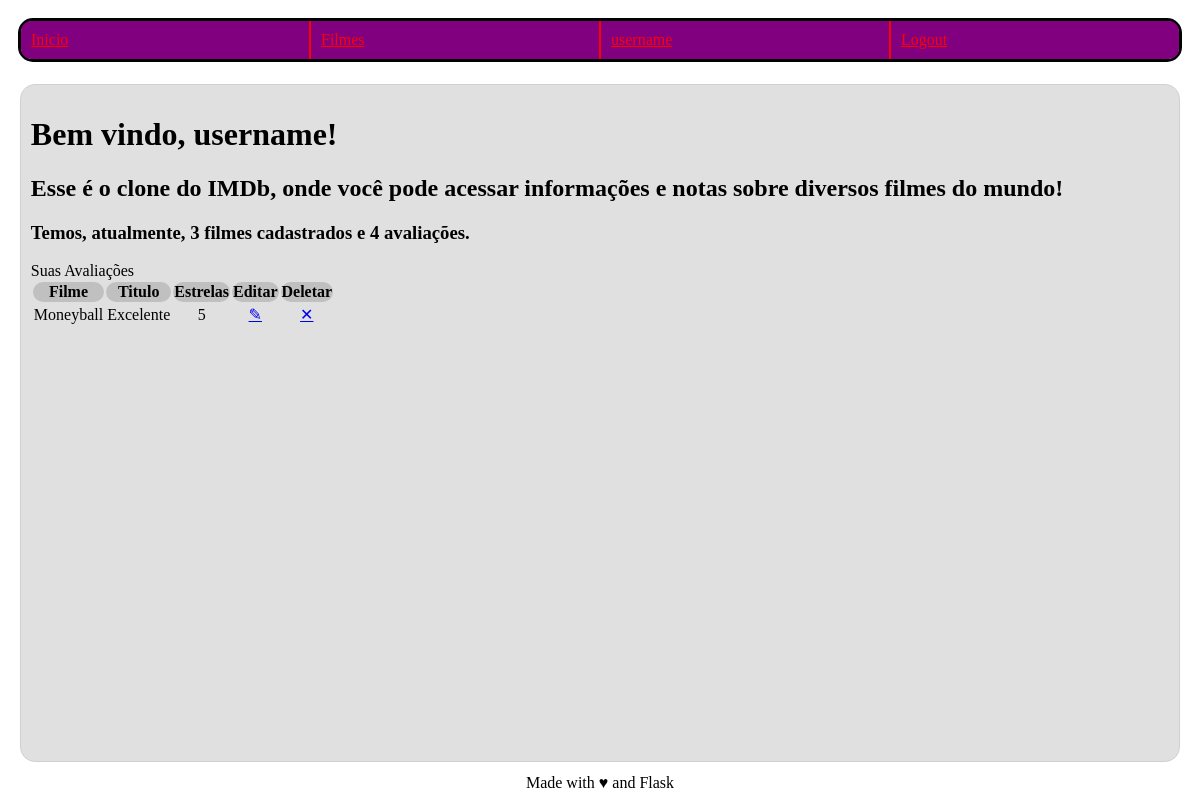
/ (signed in), run on the app's committed database.
### imdb/usuario/models.py (models this page shows, shortened)
class Usuario(db.Model, UserMixin):
   bcrypt = Bcrypt()
   __tablename__ = 'usuario'
   id = db.Column(db.Integer, primary_key=True)
   email = db.Column(db.String(80), unique=True, nullable=False)
   username = db.Column(db.String(80), unique=True, nullable=False)
   senha = db.Column(db.String(255),nullable = False)
   funcao = db.Column(db.String(50), server_default="user", nullable=False) #admin ou normal
   avaliacoes = db.relationship(Avaliacao, backref='usuario', lazy= True)

### imdb/filme/models.py (models this page shows, shortened)
class Avaliacao(db.Model):
    __tablename__ = 'avaliacao'
    id = db.Column(db.Integer, primary_key=True)
    titulo = db.Column(db.String(200), nullable=False)
    corpo = db.Column(db.String(500))
    estrelas = db.Column(db.Integer, nullable=False)
    id_filme = db.Column(db.Integer, db.ForeignKey('filme.id'), nullable=False)
    id_usuario = db.Column(db.Integer, db.ForeignKey(
        'usuario.id'), nullable=False)

class Filme(db.Model):
    __tablename__ = 'filme'
    id = db.Column(db.Integer, primary_key=True)
    titulo = db.Column(db.String(160), unique=True, nullable=False)
    id_imdb = db.Column(db.String(7), unique=True, nullable=False)
    atores = db.Column(db.String(1000), nullable=False)
    diretor = db.Column(db.String(160), nullable=False)
    avaliacoes = db.relationship(
        'Avaliacao', cascade="all,delete", backref='filme', lazy=True)

### imdb/principal/views.py (the view)
@principal.route("/")
def index():
   usuario = current_user
   numero_de_filmes = Filme.query.count()
   numero_de_avaliacoes = Avaliacao.query.count()
   if usuario.is_authenticated:
       return render_template("principal.html.j2", usuario=usuario,
        avaliacoes=usuario.avaliacoes,
        numero_de_filmes=numero_de_filmes,
        numero_de_avaliacoes=numero_de_avaliacoes)
   else:
       return render_template("principal.html.j2", avalicoes=[],
       numero_de_filmes=numero_de_filmes,
       numero_de_avaliacoes=numero_de_avaliacoes)

### imdb/usuario/models.py (called while the page is built)
@login_manager.user_loader
def load_user(user_id):
    return Usuario.query.get(user_id)

### imdb/principal/templates/principal.html.j2 (shortened to what this page needs)
{% extends "base.html.j2" %}
{% block content %}
  {% if current_user.is_authenticated %}
    <h1>Bem vindo, {{usuario.username}}!</h1>
    <h2>
      Esse é o clone do IMDb, onde você pode acessar informações e notas sobre diversos filmes do mundo!
    </h2>
    <h3>Temos, atualmente, {{numero_de_filmes}} filmes cadastrados e {{numero_de_avaliacoes}} avaliações.</h3>
    {% if avaliacoes %}
      <table>
        <tr>
          <th>Filme</th>
          <th>Titulo</th>
          <th>Estrelas</th>
          <th>Editar</th>
          <th>Deletar</th>
        </tr>
        {% for avaliacao in avaliacoes %}
        <tr>
          <td>{{avaliacao.filme.titulo}}</td>
          <td>{{avaliacao.titulo}}</td>
          <td>{{avaliacao.estrelas}}</td>
          <td><a href="{{url_for('filme.editar_avaliacao', id_filme=avaliacao.id_filme)}}">&#9998;</a> </td>
          <td><a href="{{url_for('filme.deletar_avaliacao', id_filme=avaliacao.id_filme)}}">&#10005;</a> </td>
        </tr>
        {% endfor%}
      </table>
    {% endif %}
  {% endif %}
{% endblock %}

### imdb/templates/base.html.j2 (shortened to what this page needs)
<!DOCTYPE html>
<html>
  <head>
    {% block head %}
    <link rel="stylesheet" href="{{ url_for('static', filename='styles/style.css') }}">
    {% endblock %}
  </head>
  <body>
    {% block navbar %}
      <nav>
        <a href="{{url_for('principal.index')}}">Inicio</a>
        <a href="{{url_for('filme.lista')}}">Filmes</a>
        {% if not current_user.is_authenticated %}
          <a href="{{url_for('principal.login')}}">Login</a>
          <a href="{{url_for('usuario.cadastrar_usuario')}}">Cadastrar</a>
        {% else %}
          <a href="{{url_for('usuario.perfil')}}">{{current_user.username}}</a>
          <a href="{{url_for('principal.logout')}}">Logout</a>
        {% endif %}
      </nav>
    {% endblock %}
    <div id="content">{% block content %}{% endblock %}</div>
    <div id="footer">
      {% block footer %}
      Made with &hearts; and Flask
      {% endblock %}
    </div>
  </body>
</html>

### imdb/static/styles/style.css (style rules this page uses)
#content { margin: 1%; background-color: #e0e0e0; border-color: #d0d0d0; border-style: solid; border-width: thin; border-radius: 15px }
#footer { align-self: center; }
nav { margin: 10px; border-style: solid; display: flex; flex-wrap: wrap; }
nav a { flex: 1; padding: 10px; margin: 0px; float: left; background-color: purple; color: red; border-top-right-radius: 0; border-bottom-right-radius: 0; }
nav a:nth-child(n+2) { border-left-style: solid; border-radius: 0; border-left-width: 2px; }
nav a:first-child { border-left: 0px; border-top-left-radius: 10px; border-bottom-left-radius: 10px; }
nav a:last-child { border-right: 0px; border-top-right-radius: 10px; border-bottom-right-radius: 10px; }
html, body { height: 100%; display: flex; flex-direction: column; }
#content { height: 100%; padding: 10px; }
tr { text-align: center; }
th { background-color: #c0c0c0; }
* { border-radius: 15px; }

### data on the page
Usuario: username "username"
Avaliacao: filme.titulo "Moneyball", titulo "Excelente", estrelas "5"

### other printed values
{{ numero_de_filmes }} "3"
{{ numero_de_avaliacoes }} "4"
